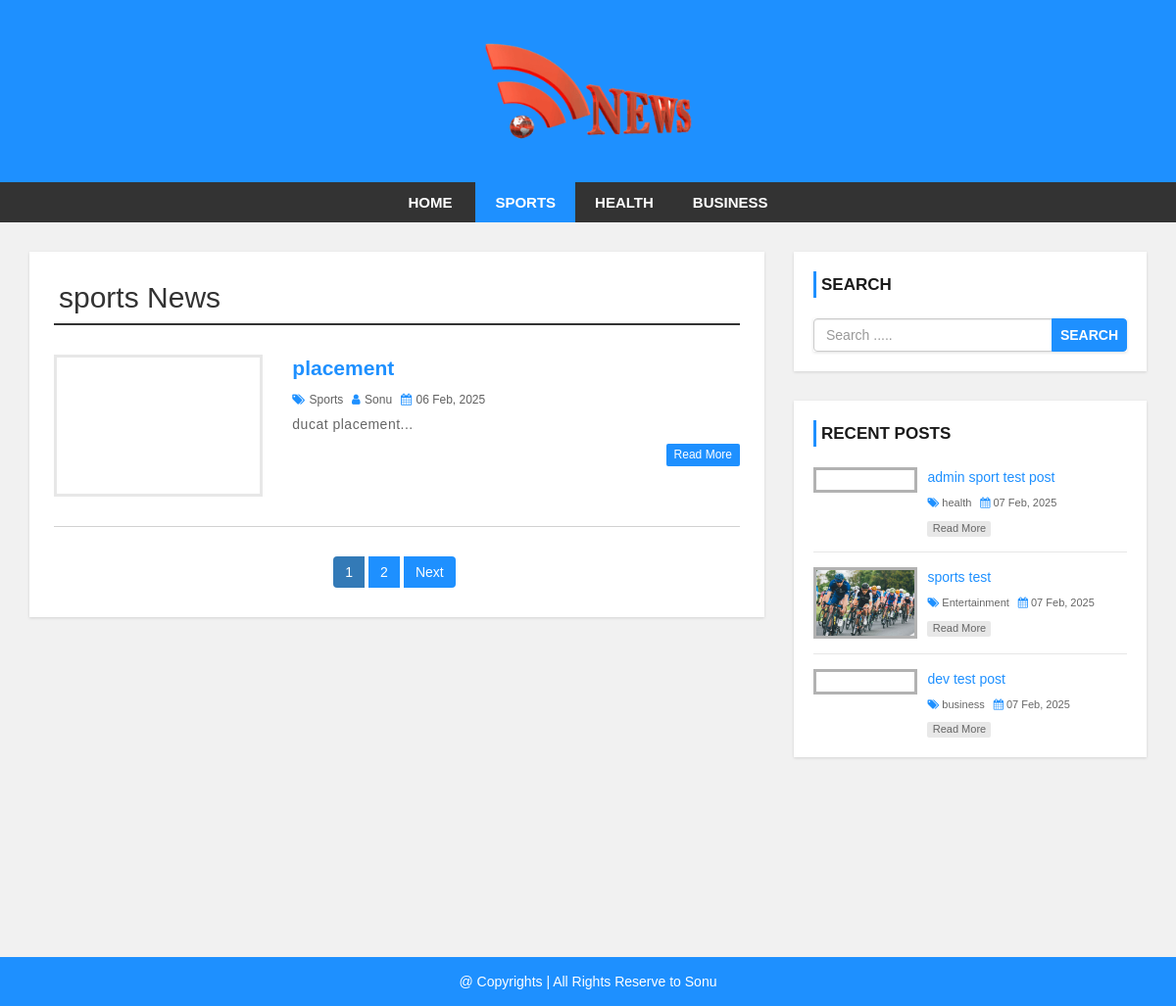
Page /category.php?cid=1 on the committed database.
### tables this page shows
CREATE TABLE `settings` (
  `id` int(11) NOT NULL,
  `websitename` varchar(60) NOT NULL,
  `logo` varchar(50) NOT NULL,
  `footerdesc` varchar(255) NOT NULL
);

CREATE TABLE `category` (
  `category_id` int(11) NOT NULL,
  `category_name` varchar(100) NOT NULL,
  `post` int(11) NOT NULL DEFAULT 0
);

CREATE TABLE `post` (
  `post_id` int(11) NOT NULL,
  `title` varchar(100) NOT NULL,
  `description` text NOT NULL,
  `category` varchar(100) NOT NULL,
  `post_date` varchar(50) NOT NULL,
  `author` int(11) NOT NULL,
  `post_img` varchar(100) NOT NULL
);

CREATE TABLE `user` (
  `user_id` int(10) UNSIGNED NOT NULL,
  `first_name` varchar(30) NOT NULL,
  `last_name` varchar(30) NOT NULL,
  `username` varchar(30) DEFAULT NULL,
  `password` varchar(40) DEFAULT NULL,
  `role` int(11) NOT NULL
);

### config.php (called while the page is built, shortened)
<?php
$hostname = "http://localhost/learnPhp/news-site";
?>

### category.php (the view, shortened to what this page needs)
<?php include 'header.php'; ?>
    <div id="main-content">
      <div class="container">
        <div class="row">
            <div class="col-md-8">
                <div class="post-container">
                  <?php
                  include "config.php";
                  if(isset($_GET['cid'])){
                    $cat_id = $_GET['cid'];
                    $sql1 = "SELECT * FROM category WHERE category_id = {$cat_id}";
                    $result1 = mysqli_query($conn, $sql1) or die("Query Failed.");
                    $row1 = mysqli_fetch_assoc($result1);
                  ?>
                  <h2 class="page-heading"><?php echo $row1['category_name']; ?> News</h2>
                  <?php
                    $limit = 3;
                    if(isset($_GET['page'])){
                      $page = $_GET['page'];
                    }else{
                      $page = 1;
                    }
                    $offset = ($page - 1) * $limit;
                    $sql = "SELECT post.post_id, post.title, post.description,post.post_date,post.author,
                    category.category_name,user.username,post.category,post.post_img FROM post
                    LEFT JOIN category ON post.category = category.category_id
                    LEFT JOIN user ON post.author = user.user_id
                    WHERE post.category = {$cat_id}
                    ORDER BY post.post_id DESC LIMIT {$offset},{$limit}";
                    $result = mysqli_query($conn, $sql) or die("Query Failed.");
                    if(mysqli_num_rows($result) > 0){
                      while($row = mysqli_fetch_assoc($result)) {
                  ?>
                    <div class="post-content">
                        <div class="row">
                            <div class="col-md-4">
                              <a class="post-img" href="single.php?id=<?php echo $row['post_id']; ?>"><img src="admin/upload/<?php echo $row['post_img']; ?>" alt=""/></a>
                            </div>
                            <div class="col-md-8">
                              <div class="inner-content clearfix">
                                  <h3><a href='single.php?id=<?php echo $row['post_id']; ?>'><?php echo $row['title']; ?></a></h3>
                                  <div class="post-information">
                                      <span>
                                          <i class="fa fa-tags" aria-hidden="true"></i>
                                          <a href='category.php?cid=<?php echo $row['category']; ?>'><?php echo $row['category_name']; ?></a>
                                      </span>
                                      <span>
                                          <i class="fa fa-user" aria-hidden="true"></i>
                                          <a href='author.php?aid=<?php echo $row['author']; ?>'><?php echo $row['username']; ?></a>
                                      </span>
                                      <span>
                                          <i class="fa fa-calendar" aria-hidden="true"></i>
                                          <?php echo $row['post_date']; ?>
                                      </span>
                                  </div>
                                  <p class="description">
                                      <?php echo substr($row['description'],0,130) . "..."; ?>
                                  </p>
                                  <a class='read-more pull-right' href='single.php?id=<?php echo $row['post_id']; ?>'>read more</a>
                              </div>
                            </div>
                        </div>
                    </div>
                    <?php
                      }
                    }else{
                      echo "<h2>No Record Found.</h2>";
                    }
                    if(mysqli_num_rows($result1) > 0){
                      $total_records = $row1['post'];
                      $total_page = ceil($total_records / $limit);
                      echo '<ul class="pagination admin-pagination">';
                      for($i = 1; $i <= $total_page; $i++){
                        if($i == $page){
                          $active = "active";
                        }else{
                          $active = "";
                        }
                        echo '<li class="'.$active.'"><a href="category.php?cid='.$cat_id .'&page='.$i.'">'.$i.'</a></li>';
                      }
                      if($total_page > $page){
                        echo '<li><a href="category.php?cid='.$cat_id .'&page='.($page + 1).'">Next</a></li>';
                      }
                      echo '</ul>';
                    }
                  }else{
                    echo "<h2>No Record Found.</h2>";
                  }
                    ?>
                </div>
            </div>
            <?php include 'sidebar.php'; ?>
        </div>
      </div>
    </div>
<?php include 'footer.php'; ?>

### header.php (shortened to what this page needs)
<?php
  include "config.php";
?>
<!DOCTYPE html>
<html lang="en">
<head>
    <link rel="stylesheet" href="css/bootstrap.min.css" />
    <link rel="stylesheet" href="css/font-awesome.css">
    <link rel="stylesheet" href="css/style.css">
</head>
<body>
<div id="header">
    <div class="container">
        <div class="row">
            <div class=" col-md-offset-4 col-md-4">
              <?php
                include "config.php";
                $sql = "SELECT * FROM settings";
                $result = mysqli_query($conn, $sql) or die("Query Failed.");
                if(mysqli_num_rows($result) > 0){
                  while($row = mysqli_fetch_assoc($result)) {
                    if($row['logo'] == ""){
                      echo '<a href="index.php"><h1>'.$row['websitename'].'</h1></a>';
                    }else{
                      echo '<a href="index.php" id="logo"><img src="admin/images/'. $row['logo'] .'"></a>';
                    }
                  }
                }
                ?>
            </div>
        </div>
    </div>
</div>
<div id="menu-bar">
    <div class="container">
        <div class="row">
            <div class="col-md-12">
              <?php
                include "config.php";
                if(isset($_GET['cid'])){
                  $cat_id = $_GET['cid'];
                }
                $sql = "SELECT * FROM category WHERE post > 0";
                $result = mysqli_query($conn, $sql) or die("Query Failed. : Category");
                if(mysqli_num_rows($result) > 0){
                  $active = "";
              ?>
                <ul class='menu'>
                  <li><a href='<?php echo $hostname; ?>'>Home</a></li>
                  <?php while($row = mysqli_fetch_assoc($result)) {
                    if(isset($_GET['cid'])){
                      if($row['category_id'] == $cat_id){
                        $active = "active";
                      }else{
                        $active = "";
                      }
                    }
                    echo "<li><a class='{$active}' href='category.php?cid={$row['category_id']}'>{$row['category_name']}</a></li>";
                  } ?>
                </ul>
                <?php } ?>
            </div>
        </div>
    </div>
</div>

### sidebar.php
<div id="sidebar" class="col-md-4">
    <div class="search-box-container">
        <h4>Search</h4>
        <form class="search-post" action="search.php" method ="GET">
            <div class="input-group">
                <input type="text" name="search" class="form-control" placeholder="Search .....">
                <span class="input-group-btn">
                    <button type="submit" class="btn btn-danger">Search</button>
                </span>
            </div>
        </form>
    </div>
    <div class="recent-post-container">
        <h4>Recent Posts</h4>
        <?php
        include "config.php";
        $limit = 3;
        $sql = "SELECT post.post_id, post.title, post.post_date,
        category.category_name,post.category,post.post_img FROM post
        LEFT JOIN category ON post.category = category.category_id
        ORDER BY post.post_id DESC LIMIT {$limit}";
        $result = mysqli_query($conn, $sql) or die("Query Failed. : Recent Post");
        if(mysqli_num_rows($result) > 0){
          while($row = mysqli_fetch_assoc($result)) {
      ?>
        <div class="recent-post">
            <a class="post-img" href="single.php?id=<?php echo $row['post_id']; ?>">
                <img src="admin/upload/<?php echo $row['post_img']; ?>" alt=""/>
            </a>
            <div class="post-content">
                <h5><a href="single.php?id=<?php echo $row['post_id']; ?>"><?php echo $row['title']; ?></a></h5>
                <span>
                    <i class="fa fa-tags" aria-hidden="true"></i>
                    <a href='category.php?cid=<?php echo $row['category']; ?>'><?php echo $row['category_name']; ?></a>
                </span>
                <span>
                    <i class="fa fa-calendar" aria-hidden="true"></i>
                    <?php echo $row['post_date']; ?>
                </span>
                <a class="read-more" href="single.php?id=<?php echo $row['post_id']; ?>">read more</a>
            </div>
        </div>
    <?php
      }
    }
    ?>
    </div>
</div>

### footer.php
<div id ="footer">
    <div class="container">
        <div class="row">
            <div class="col-md-12">
              <?php
                include "config.php";
                $sql = "SELECT * FROM settings";
                $result = mysqli_query($conn, $sql) or die("Query Failed.");
                if(mysqli_num_rows($result) > 0){
                  while($row = mysqli_fetch_assoc($result)) {
              ?>
                <span><?php echo $row['footerdesc']; ?></span>
              <?php
                }
              }
              ?>
            </div>
        </div>
    </div>
</div>
</body>
</html>

### css/style.css (style rules this page uses)
body { background: #f1f1f1; font-family: sans-serif,arial,Helvetica; }
a, a:hover, a:focus { text-decoration: none; outline: none; }
ul { margin:0; padding:0; list-style:none; }
h2.page-heading { margin: 5px 0 30px; padding: 0 5px 10px; border-bottom: 2px solid #333; }
form { background: #fff; padding: 25px; box-shadow:0 1px 3px rgba(0, 0, 0, 0.13); }
#header { background: #1e90ff; text-align: center; padding: 15px; }
#logo { display: inline-block; width: 65%; }
#logo img { width: 100%; }
#menu-bar { background: #333; text-align: center; }
#menu-bar .menu > li { display: inline-block; }
.menu > li > a { padding: 10px 20px; display: block; text-transform: uppercase; color: #fff; font-size: 15px; font-weight:600; transition:all 0.5s ease 0s; }
#menu-bar .menu > li > a:hover, #menu-bar .menu > li > a.active { color:#fff; background:#1e90ff; }
#main-content { padding: 30px 0; min-height: 750px; }
#main-content .post-container { background-color: #fff; padding: 25px; box-shadow: 0 1px 3px rgba(0, 0, 0, 0.13); }
#main-content .post-content { border-bottom: 1px solid #d1d1d1; padding: 0 0 30px; margin-bottom:30px; }
#main-content .post-content .post-img { border: 3px solid #e7e7e7; display: block; height: 145px; overflow: hidden; transition: border .3s; }
#main-content .post-content h3 { font-size: 21px; line-height: 28px; font-weight: 600; margin: 0 0 7px; }
#main-content .post-content h3 a { color: #1e90ff; transition:all 0.3s; }
#main-content .post-content .post-information span { color: #606060; font-size: 12px; text-transform: capitalize; margin: 0 5px 5px 0; display: inline-block; }
#main-content .post-content .post-information i { color: #1e90ff; margin-right: 1px; }
#main-content .post-content .post-information a { color: #606060; text-decoration: none; }
#main-content .post-content p, #main-content .single-post p { color: #666; font-size: 14px; letter-spacing: 0.5px; margin:0 0 10px; }
#main-content .post-content a.read-more { color: #fff; background-color: #1E90FF; font-size: 12px; text-transform: capitalize; padding: 3px 8px; border-radius: 2px; transition: all 0.3s; }
.pagination { display: block; text-align: center; margin: 0; }
.pagination li { display:inline-block; margin: 0 5px 0 0; }
.pagination li a { border: none; background: #1e90ff; color: #fff; }
i.fa { color:#222; }
#sidebar h4 { color: #1A1A1A; font-size: 17px; line-height: 27px; font-weight:600; text-transform: uppercase; padding: 0 0 0 5px; margin: 0 0 21px; border-left: 3px solid #1e90ff; }
#sidebar .search-box-container { background-color: #fff; padding: 20px; margin: 0 0 30px; box-shadow: 0 1px 3px rgba(0, 0, 0, 0.13); }
#sidebar .search-post { padding: 0; }
#sidebar .search-post input { color: #606060; }
#sidebar .search-post .btn { font-weight: 600; text-transform: uppercase; padding: 6px 8px; background-color: #1E90FF; border-color: #1E90FF; outline: none; }
#sidebar .recent-post-container { padding: 20px; background: #fff; box-shadow: 0 1px 3px rgba(0, 0, 0, 0.13); }
#sidebar .recent-post { border-bottom: 1px solid #e7e7e7; padding: 0 0 15px; margin: 0 0 15px; }
#sidebar .recent-post:last-child { margin: 0; padding: 0; border: none; }
#sidebar .recent-post .post-img { display: inline-block; width: 33%; border: 3px solid rgba(0,0,0,0.3); vertical-align: top; transition: border .3s; }
#sidebar .recent-post .post-img img { width: 100%; }
#sidebar .recent-post .post-content { width: 65%; display: inline-block; border: none; padding: 0 0 0 7px; margin: 0; }
#sidebar .recent-post h5 { font-size: 14px; line-height: 20px; margin: 0 0 5px; }
#sidebar .recent-post h5 a { color: #1E90FF; }
#sidebar .recent-post span { color: #666; font-size: 11px; display: inline-block; margin: 0 5px 10px 0; }
#sidebar .recent-post span a { color: #666; }
#sidebar .recent-post span i { color: #1E90FF; }
#sidebar .recent-post a.read-more { color: #666; background-color: rgba(0,0,0,0.09); width: 65px; font-size: 11px; text-align: center; padding: 0; display: block; transition: all 0.3s; }
#footer { color: #fff; padding:15px 0; text-align:center; background-color:#1e90ff; }
#footer a { color:#fff; }

### rows in the picture
settings: logo (picture), footerdesc "@ Copyrights | All Rights Reserve to Sonu"
category: category_name "SPORTS", category_name "sports"
category: category_name "HEALTH"
category: category_name "BUSINESS"
post: title "placement", category.category_name "Sports", user.username "Sonu", post_date "06 Feb, 2025", description "ducat placement"
post: title "admin sport test post", category.category_name "health", post_date "07 Feb, 2025"
post: post_img (picture), title "sports test", category.category_name "Entertainment", post_date "07 Feb, 2025"
post: title "dev test post", category.category_name "business", post_date "07 Feb, 2025"
